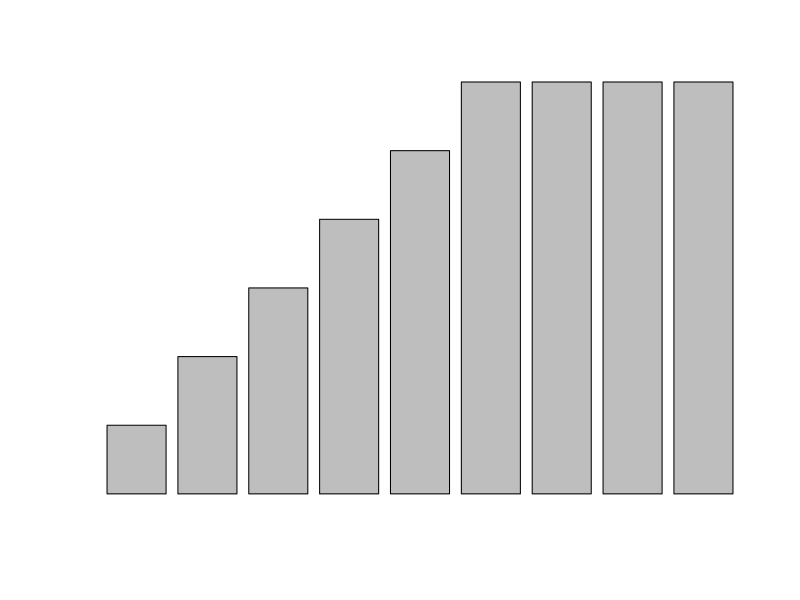

This figure's R source: (Note: this script raises an error after producing the figure.)
library(ggplot2)
n<-c(1,2,3,4,5,6,6,6,6)
b<-c(5,6,7,8,9,10)
barplot(n,names.arg=b)
hist
mean
median
x<-table
names(x)[which(x==max(x))]
